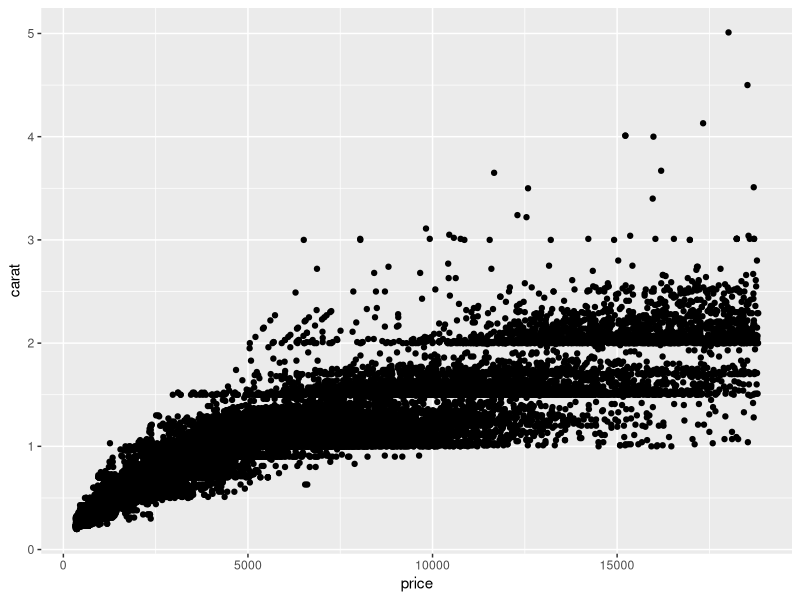
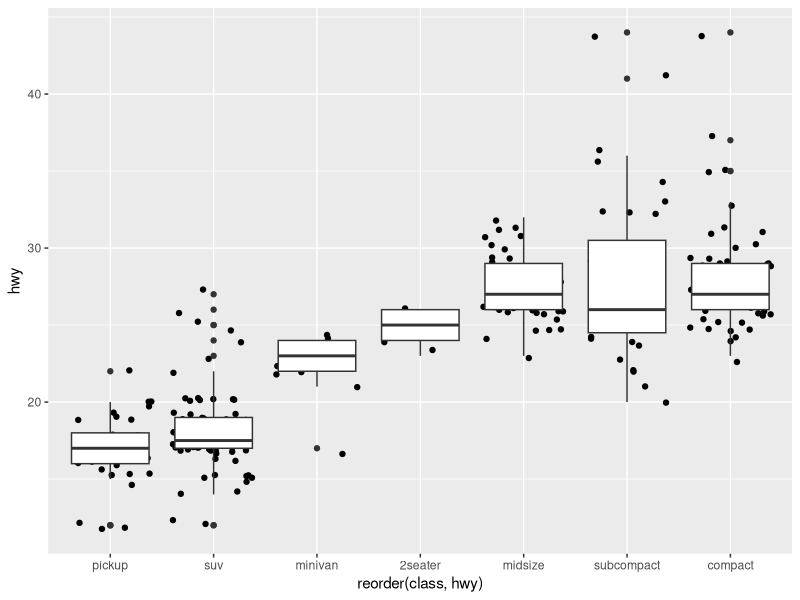
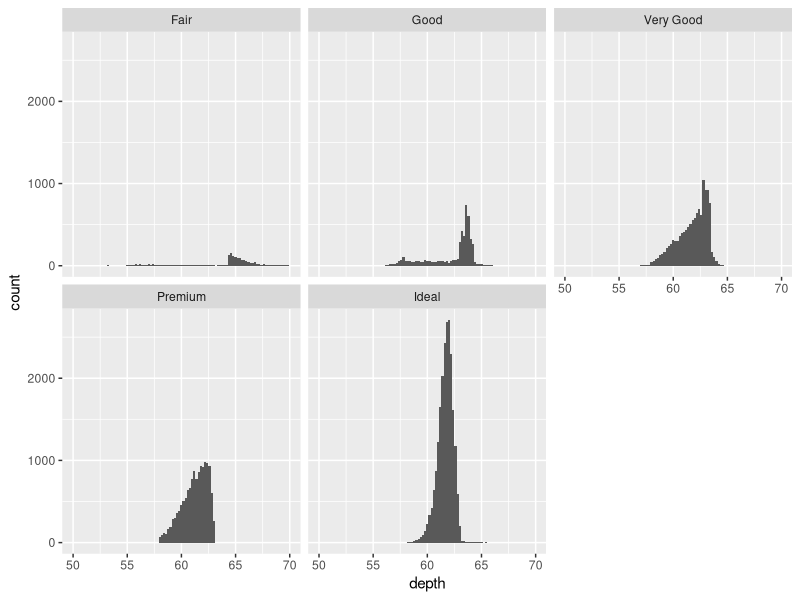
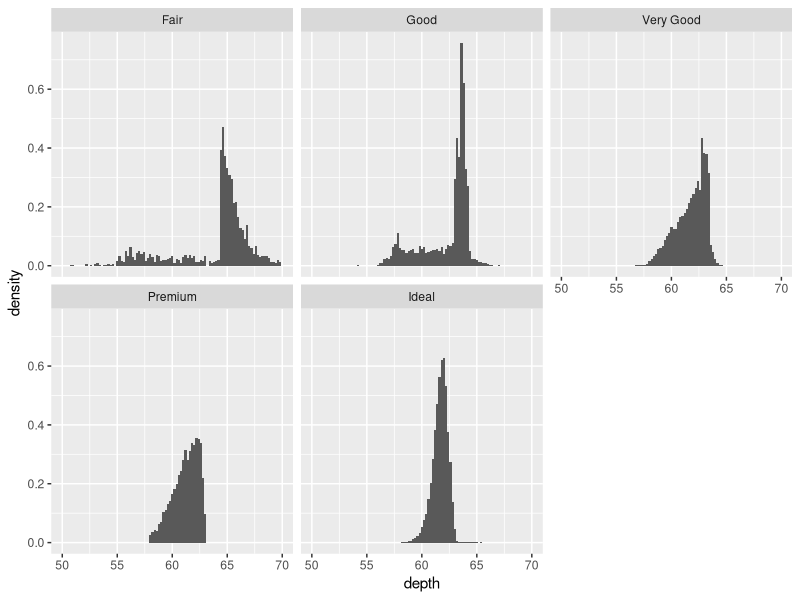
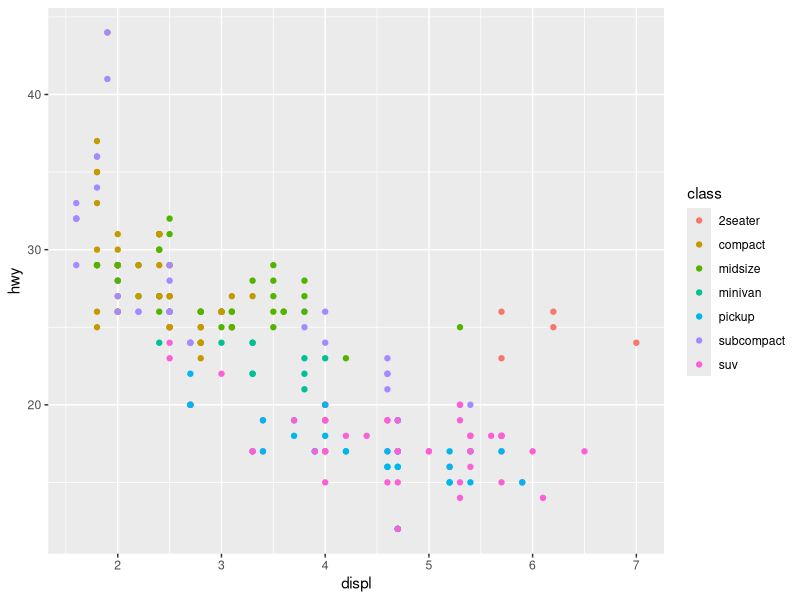
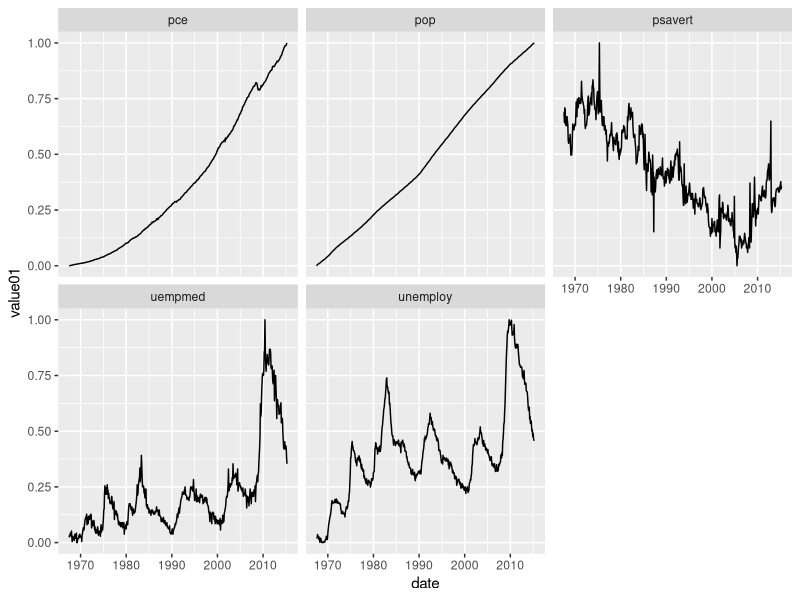

Source code (R) for these figures, in order: (Note: this script raises an error after producing the figures.)
## ---- chunk 1
install.packages("ggplot2")
install.packages("tidyverse")
library("tidyverse")
library(ggplot2)

ggplot(diamonds, aes(x = price, y = carat)) +
  geom_point()
## ---- chunk 2
ggplot(mpg, aes(reorder(class, hwy), hwy)) +
  geom_jitter() +
  geom_boxplot()
## ---- chunk 3

#Plot count
ggplot(diamonds, aes(depth)) +
  geom_histogram(aes(y = ..count..), binwidth=0.2) +
  facet_wrap(~ cut) + xlim(50, 70)

#Plot density
ggplot(diamonds, aes(depth)) +
  geom_histogram(aes(y = ..density..), binwidth=0.2) +
  facet_wrap(~ cut) + xlim(50, 70)
## ---- chunk 4
ggplot(mpg, aes(displ, hwy, color = class)) +
  geom_point()

## ---- chunk 5
economics_long
econ <- economics_long
str(econ)
class(econ)
view(econ)

ggplot(econ, mapping = aes(x = date, y = value01)) +
  geom_line() + 
  facet_wrap(~variable)
## ---- chunk 6

ggplot(cities, aes(long, lat)) +
  geom_path(aes(size = survivors, colour =
direction,
    group = interaction(group, direction)), data =
troops) +
  geom_text(aes(label = city), hjust = 0, vjust = 1,
size = 4)
# Polish appearance
last_plot() +
  scale_x_continuous("", limits = c(24, 39)) +
  scale_y_continuous("") +
  scale_colour_manual(values = c("grey50","red")) +
  scale_size(to = c(1, 10))
